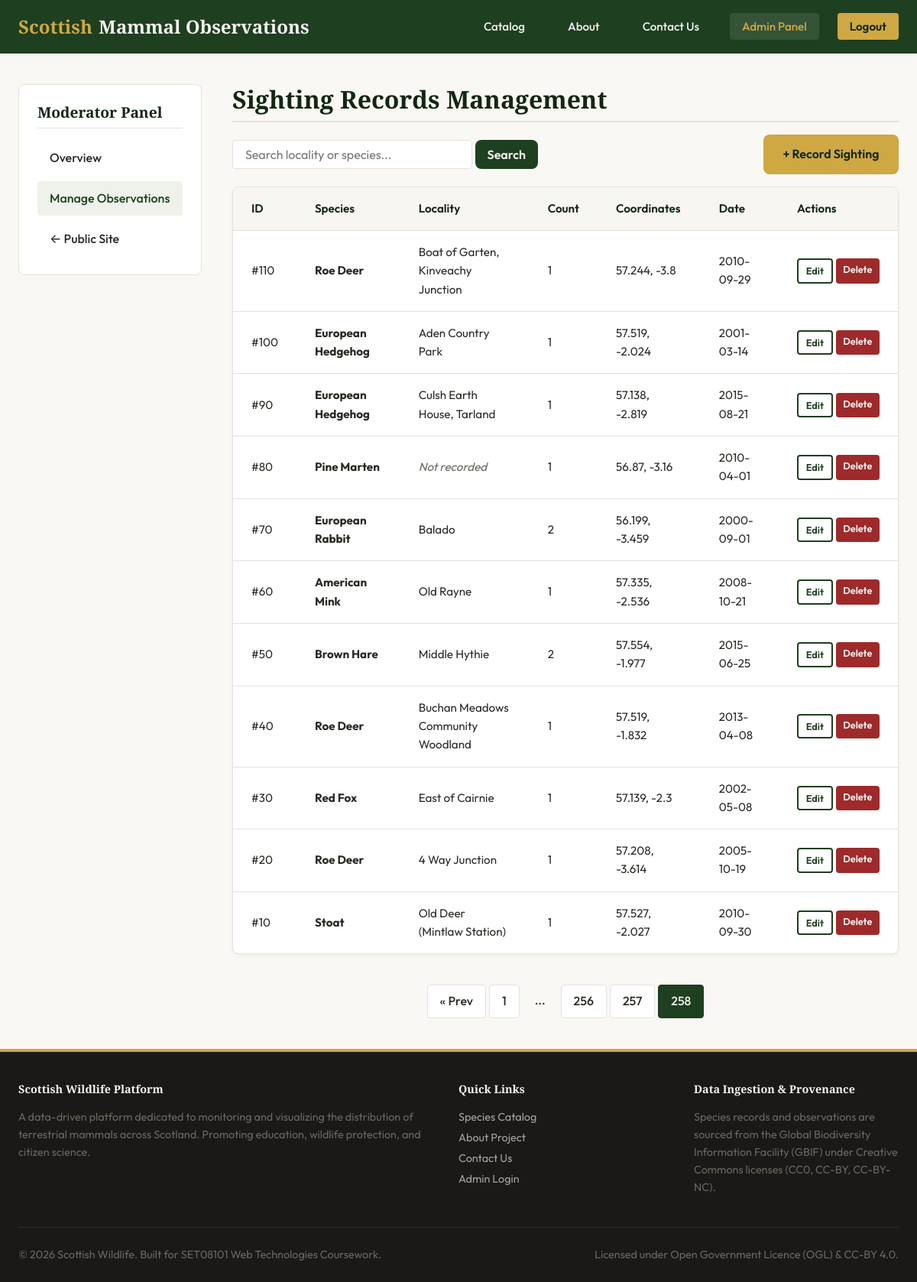
/admin/observations.php?page=258 (signed in), run on the app's committed database.
### tables this page shows
CREATE TABLE `observations` (
  `id` int NOT NULL AUTO_INCREMENT,
  `locality` varchar(255) DEFAULT NULL COMMENT 'Location name or description',
  `individual_count` int DEFAULT NULL COMMENT 'Number of individuals observed',
  `latitude` decimal(10,6) DEFAULT NULL COMMENT 'Decimal latitude (WGS84)',
  `longitude` decimal(10,6) DEFAULT NULL COMMENT 'Decimal longitude (WGS84)',
  `gbif_species_key` int DEFAULT NULL COMMENT 'GBIF species identifier - foreign key to SPECIES table',
  `observation_date` date DEFAULT NULL,
  PRIMARY KEY (`id`),
  KEY `idx_gbif_key` (`gbif_species_key`),
  KEY `idx_location` (`latitude`,`longitude`),
  CONSTRAINT `fk_species` FOREIGN KEY (`gbif_species_key`) REFERENCES `species` (`gbif_species_key`)
);

CREATE TABLE `species` (
  `gbif_species_key` int NOT NULL COMMENT 'GBIF (Global Biodiversity Information Facility) species identifier',
  `species_name` varchar(100) NOT NULL COMMENT 'Scientific name of the species',
  `common_name` varchar(100) DEFAULT NULL COMMENT 'Common English name',
  `iucn_red_list_category` varchar(10) DEFAULT NULL COMMENT 'IUCN Red List conservation status code',
  `body_mass_kg` decimal(10,3) DEFAULT NULL COMMENT 'Typical body mass in kilograms',
  `dietary_category` varchar(50) DEFAULT NULL COMMENT 'Primary dietary classification (Herbivore, Carnivore, Omnivore, Insectivore, Piscivore)',
  `uk_protection_status` varchar(255) DEFAULT NULL COMMENT 'UK legal protection status and relevant legislation',
  `habitat` varchar(100) DEFAULT NULL COMMENT 'Primary habitat types',
  `image_url` varchar(500) DEFAULT NULL,
  PRIMARY KEY (`gbif_species_key`),
  KEY `idx_species_name` (`species_name`),
  KEY `idx_dietary_category` (`dietary_category`),
  KEY `idx_iucn_category` (`iucn_red_list_category`)
);

### includes/config.php (called while the page is built, shortened)
<?php
function e($string) {
    return htmlspecialchars($string, ENT_QUOTES, 'UTF-8');
}

### admin/observations.php (the view, shortened to what this page needs)
<?php
$pdo = getDbConnection();
$limit = 15;
$page = isset($_GET['page']) && is_numeric($_GET['page']) ? (int)$_GET['page'] : 1;
$offset = ($page - 1) * $limit;
$search = trim($_GET['search'] ?? '');
$params = [];
$countSql = 'SELECT COUNT(*) FROM observations o LEFT JOIN species s ON o.gbif_species_key = s.gbif_species_key';
$countStmt = $pdo->prepare($countSql);
$countStmt->execute($params);
$totalObservations = $countStmt->fetchColumn();
$totalPages = ceil($totalObservations / $limit);
$listSql = '
    SELECT
        o.id,
        o.locality,
        o.individual_count,
        o.latitude,
        o.longitude,
        o.observation_date,
        s.common_name
    FROM observations o
    LEFT JOIN species s ON o.gbif_species_key = s.gbif_species_key
';
$listSql .= ' ORDER BY o.id DESC LIMIT :limit OFFSET :offset';
$listStmt = $pdo->prepare($listSql);
$listStmt->bindValue(':limit', $limit, PDO::PARAM_INT);
$listStmt->bindValue(':offset', $offset, PDO::PARAM_INT);
$listStmt->execute();
$observationsList = $listStmt->fetchAll();
require_once '../includes/header.php';
?>
<div class="admin-layout" style="margin-top: var(--spacing-xl); margin-bottom: var(--spacing-xl);">
    <aside class="admin-sidebar">
        <h3 style="font-size: 1.2rem; border-bottom: 1px solid var(--color-border); padding-bottom: var(--spacing-sm);">Moderator Panel</h3>
        <ul>
            <li><a href="index.php">Overview</a></li>
            <li><a href="observations.php" class="active">Manage Observations</a></li>
            <li><a href="../index.php">&larr; Public Site</a></li>
        </ul>
    </aside>
    <div>
        <h2>Sighting Records Management</h2>
        <div style="display: flex; justify-content: space-between; align-items: center; margin-bottom: var(--spacing-md); flex-wrap: wrap; gap: var(--spacing-sm);">
            <form method="GET" action="observations.php" style="display: flex; gap: var(--spacing-xs); flex-grow: 1; max-width: 400px;">
                <input type="text" name="search" class="form-control" placeholder="Search locality or species..." value="<?php echo e($search); ?>" style="padding: 0.5rem 1rem;">
                <button type="submit" class="btn btn-primary" style="padding: 0.5rem 1rem;">Search</button>
            </form>
            <a href="observations.php?action=add" class="btn btn-accent">+ Record Sighting</a>
        </div>
        <?php if (empty($observationsList)): ?>
            <div class="alert alert-info">No observation records found.</div>
        <?php else: ?>
            <div class="table-responsive">
                <table>
                    <thead>
                        <tr>
                            <th>ID</th>
                            <th>Species</th>
                            <th>Locality</th>
                            <th>Count</th>
                            <th>Coordinates</th>
                            <th>Date</th>
                            <th>Actions</th>
                        </tr>
                    </thead>
                    <tbody>
                        <?php foreach ($observationsList as $obs): ?>
                            <tr>
                                <td>#<?php echo e($obs['id']); ?></td>
                                <td><strong><?php echo e($obs['common_name'] ?: 'Unspecified'); ?></strong></td>
                                <td><?php echo $obs['locality'] ? e($obs['locality']) : '<em style="color: var(--color-text-muted);">Not recorded</em>'; ?></td>
                                <td><?php echo e($obs['individual_count']); ?></td>
                                <td><?php echo $obs['latitude'] !== null ? e(round($obs['latitude'], 3)) . ', ' . e(round($obs['longitude'], 3)) : '<em style="color: var(--color-text-muted);">None</em>'; ?></td>
                                <td><?php echo $obs['observation_date'] ? e($obs['observation_date']) : '<em style="color: var(--color-text-muted);">None</em>'; ?></td>
                                <td>
                                    <div style="display: flex; gap: var(--spacing-xs);">
                                        <a href="observations.php?action=edit&id=<?php echo $obs['id']; ?>" class="btn btn-secondary" style="padding: 0.25rem 0.6rem; font-size: 0.8rem; border-radius: var(--border-radius-sm);">Edit</a>
                                        <a href="observations.php?action=delete&id=<?php echo $obs['id']; ?>&csrf_token=<?php echo $_SESSION['csrf_token']; ?>"
                                           class="btn btn-primary"
                                           style="padding: 0.25rem 0.6rem; font-size: 0.8rem; border-radius: var(--border-radius-sm); background-color: var(--color-error); border: none;"
                                           onclick="return confirm('Are you sure you want to delete sighting #<?php echo $obs['id']; ?>?');">Delete</a>
                                    </div>
                                </td>
                            </tr>
                        <?php endforeach; ?>
                    </tbody>
                </table>
            </div>
            <?php if ($totalPages > 1): ?>
                <div class="pagination">
                    <?php if ($page > 1): ?>
                        <a href="observations.php?page=<?php echo $page - 1; ?><?php echo $search !== '' ? '&search='.urlencode($search) : ''; ?>" class="pagination-link">&laquo; Prev</a>
                    <?php endif; ?>
                    <?php
                    $startPage = max(1, $page - 2);
                    $endPage = min($totalPages, $page + 2);
                    if ($startPage > 1) {
                        echo '<a href="observations.php?page=1'.($search !== '' ? '&search='.urlencode($search) : '').'" class="pagination-link">1</a>';
                        if ($startPage > 2) echo '<span class="pagination-link" style="border:none;background:none;cursor:default;">...</span>';
                    }
                    for ($i = $startPage; $i <= $endPage; $i++) {
                        $activeClass = $i === $page ? 'active' : '';
                        echo '<a href="observations.php?page='.$i.($search !== '' ? '&search='.urlencode($search) : '').'" class="pagination-link '.$activeClass.'">'.$i.'</a>';
                    }
                    ?>
                </div>
            <?php endif; ?>
        <?php endif; ?>
    </div>
</div>
<?php require_once '../includes/footer.php'; ?>

### css/style.css (style rules this page uses)
:root { --color-primary: #1e3f20; --color-primary-hsl: 123, 35%, 18%; --color-primary-light: #2c592f; --color-primary-dark: #122613; --color-secondary: #4a703c; --color-secondary-hsl: 103, 30%, 34%; --color-secondary-light: #608e50; --color-accent: #cfa844; --color-accent-hsl: 44, 59%, 54%; --color-accent-dark: #b8912e; --color-bg-light: #faf8f5; --color-bg-card: #ffffff; --color-bg-dark: #1a1917; --color-text-dark: #2c2924; --color-text-muted: #6b665f; --color-text-light: #f5f3f0; --color-border: #e6e2db; --color-error: #9e2a2b; --color-success: #2a7b4c; --font-heading: 'Playfair Display', Georgia, serif; --font-body: 'Outfit', -apple-system, BlinkMacSystemFont, 'Segoe UI', Roboto, sans-serif; --spacing-xs: 0.25rem; --spacing-sm: 0.5rem; --spacing-md: 1rem; --spacing-lg: 1.5rem; --spacing-xl: 2.5rem; --spacing-xxl: 4rem; --container-max-width: 1200px; --border-radius-sm: 4px; --border-radius-md: 8px; --border-radius-lg: 16px; --shadow-sm: 0 2px 4px rgba(26, 25, 23, 0.05); --shadow-md: 0 8px 16px rgba(26, 25, 23, 0.06); --shadow-lg: 0 16px 32px rgba(26, 25, 23, 0.08); --transition-fast: 0.2s ease; --transition-normal: 0.3s ease; }
body { margin: 0; padding: 0; background-color: var(--color-bg-light); color: var(--color-text-dark); font-family: var(--font-body); font-size: 1rem; line-height: 1.6; display: flex; flex-direction: column; min-height: 100vh; }
h1, h2, h3, h4, h5, h6 { font-family: var(--font-heading); color: var(--color-primary-dark); line-height: 1.25; margin-top: 0; margin-bottom: var(--spacing-md); font-weight: 700; }
h2 { font-size: 2rem; border-bottom: 2px solid var(--color-border); padding-bottom: var(--spacing-sm); }
h3 { font-size: 1.5rem; }
a { color: var(--color-primary); text-decoration: none; transition: color var(--transition-fast); }
.btn { display: inline-block; padding: 0.8rem 1.6rem; font-size: 1rem; font-weight: 600; text-align: center; border-radius: var(--border-radius-md); cursor: pointer; transition: all var(--transition-fast); border: none; font-family: var(--font-body); }
.btn-primary { background-color: var(--color-primary); color: var(--color-text-light); }
.btn-accent { background-color: var(--color-accent); color: var(--color-primary-dark); }
.btn-secondary { background-color: transparent; color: var(--color-primary); border: 2px solid var(--color-primary); }
.form-control { width: 100%; padding: 0.75rem 1rem; font-family: var(--font-body); font-size: 1rem; border: 1px solid var(--color-border); border-radius: var(--border-radius-sm); background-color: #ffffff; color: var(--color-text-dark); transition: border-color var(--transition-fast), box-shadow var(--transition-fast); }
.table-responsive { overflow-x: auto; background-color: var(--color-bg-card); border-radius: var(--border-radius-md); border: 1px solid var(--color-border); box-shadow: var(--shadow-sm); margin-bottom: var(--spacing-xl); }
table { width: 100%; border-collapse: collapse; text-align: left; font-size: 0.95rem; }
th, td { padding: var(--spacing-md) var(--spacing-lg); border-bottom: 1px solid var(--color-border); }
th { background-color: #f7f6f3; font-weight: 600; color: var(--color-primary-dark); }
tr:last-child td { border-bottom: none; }
.pagination { display: flex; justify-content: center; gap: var(--spacing-xs); margin-top: var(--spacing-xl); }
.pagination-link { padding: var(--spacing-sm) var(--spacing-md); border: 1px solid var(--color-border); background-color: #ffffff; border-radius: var(--border-radius-sm); color: var(--color-text-dark); font-weight: 500; }
.pagination-link:hover, .pagination-link.active { background-color: var(--color-primary); color: var(--color-text-light); border-color: var(--color-primary); }
.admin-layout { display: grid; grid-template-columns: 240px 1fr; gap: var(--spacing-xl); }
.admin-sidebar { background-color: #ffffff; border-radius: var(--border-radius-md); border: 1px solid var(--color-border); padding: var(--spacing-lg); height: fit-content; }
.admin-sidebar ul { list-style: none; padding: 0; margin: 0; display: flex; flex-direction: column; gap: var(--spacing-sm); }
.admin-sidebar a { display: block; padding: 0.6rem 1rem; border-radius: var(--border-radius-sm); font-weight: 500; color: var(--color-text-dark); }
.admin-sidebar a:hover, .admin-sidebar a.active { background-color: #eef2eb; color: var(--color-primary); }

### data on the page
observations: id "110", gbif_species_key.common_name "Roe Deer", locality "Boat of Garten, Kinveachy Junction", individual_count "1", latitude "57.244", longitude "-3.8", observation_date "2010-09-29"
observations: id "100", gbif_species_key.common_name "European Hedgehog", locality "Aden Country Park", individual_count "1", latitude "57.519", longitude "-2.024", observation_date "2001-03-14"
observations: id "90", gbif_species_key.common_name "European Hedgehog", locality "Culsh Earth House, Tarland", individual_count "1", latitude "57.138", longitude "-2.819", observation_date "2015-08-21"
observations: id "80", gbif_species_key.common_name "Pine Marten", shows "Not recorded", individual_count "1", latitude "56.87", longitude "-3.16", observation_date "2010-04-01"
observations: id "70", gbif_species_key.common_name "European Rabbit", locality "Balado", individual_count "2", latitude "56.199", longitude "-3.459", observation_date "2000-09-01"
observations: id "60", gbif_species_key.common_name "American Mink", locality "Old Rayne", individual_count "1", latitude "57.335", longitude "-2.536", observation_date "2008-10-21"
observations: id "50", gbif_species_key.common_name "Brown Hare", locality "Middle Hythie", individual_count "2", latitude "57.554", longitude "-1.977", observation_date "2015-06-25"
observations: id "40", gbif_species_key.common_name "Roe Deer", locality "Buchan Meadows Community Woodland", individual_count "1", latitude "57.519", longitude "-1.832", observation_date "2013-04-08"
observations: id "30", gbif_species_key.common_name "Red Fox", locality "East of Cairnie", individual_count "1", latitude "57.139", longitude "-2.3", observation_date "2002-05-08"
observations: id "20", gbif_species_key.common_name "Roe Deer", locality "4 Way Junction", individual_count "1", latitude "57.208", longitude "-3.614", observation_date "2005-10-19"
observations: id "10", gbif_species_key.common_name "Stoat", locality "Old Deer (Mintlaw Station)", individual_count "1", latitude "57.527", longitude "-2.027", observation_date "2010-09-30"
